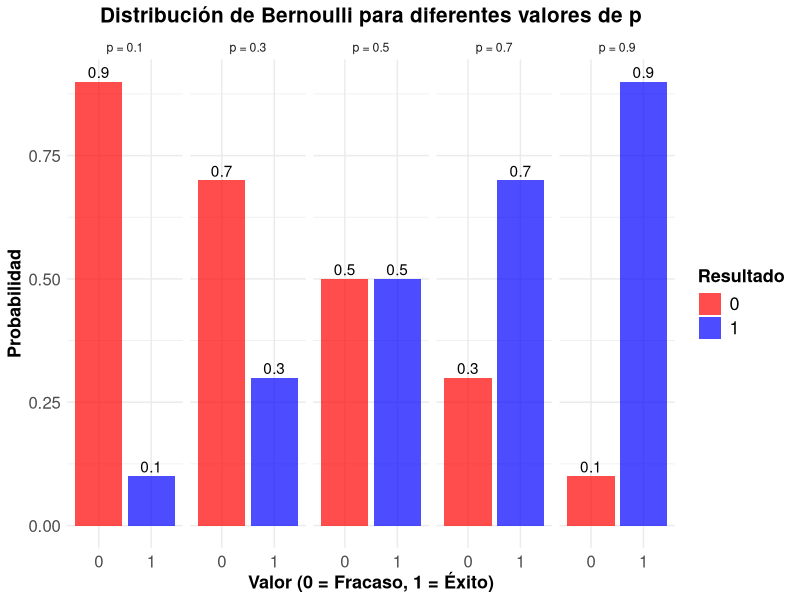
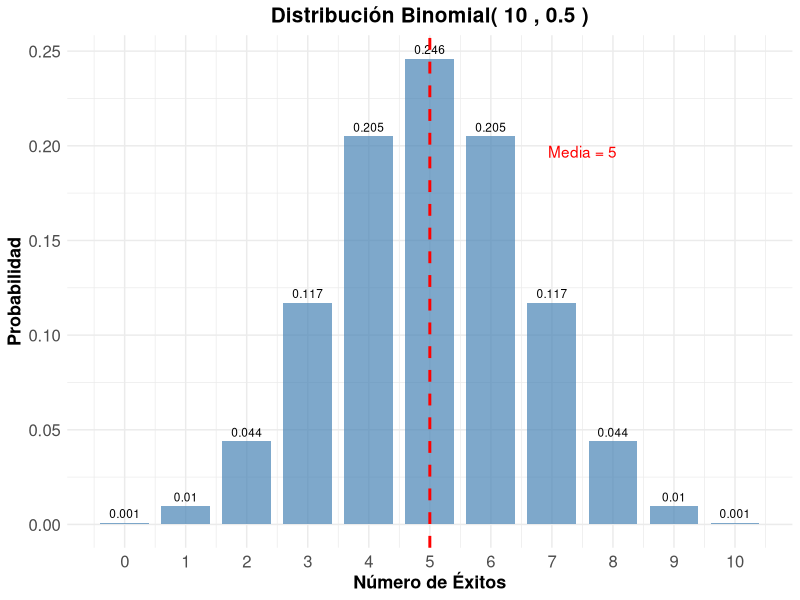
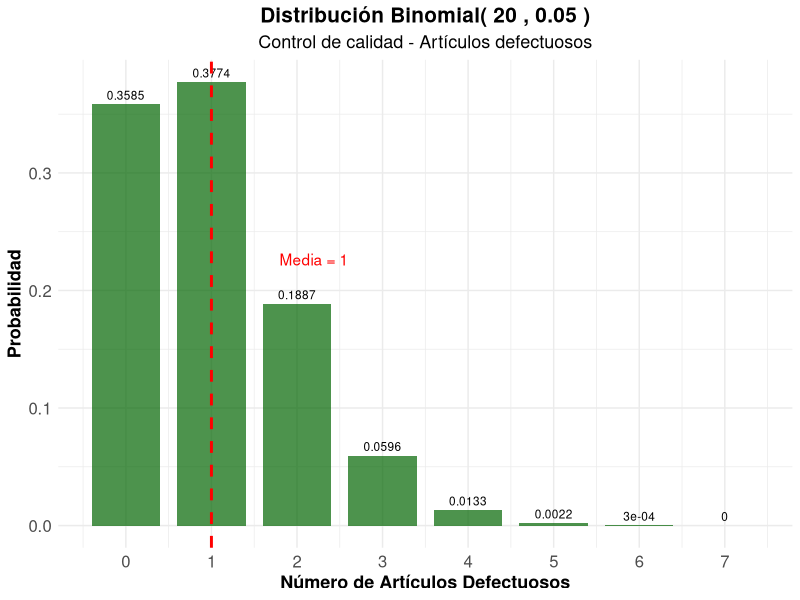
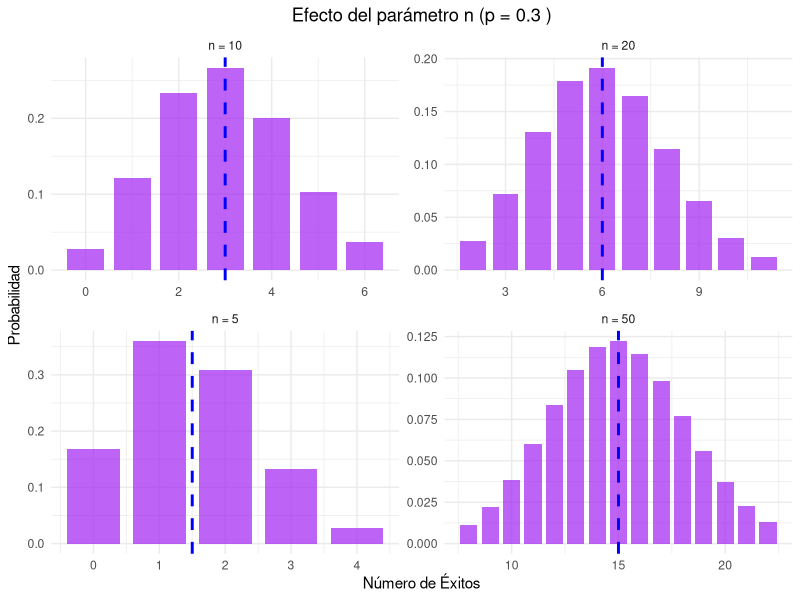
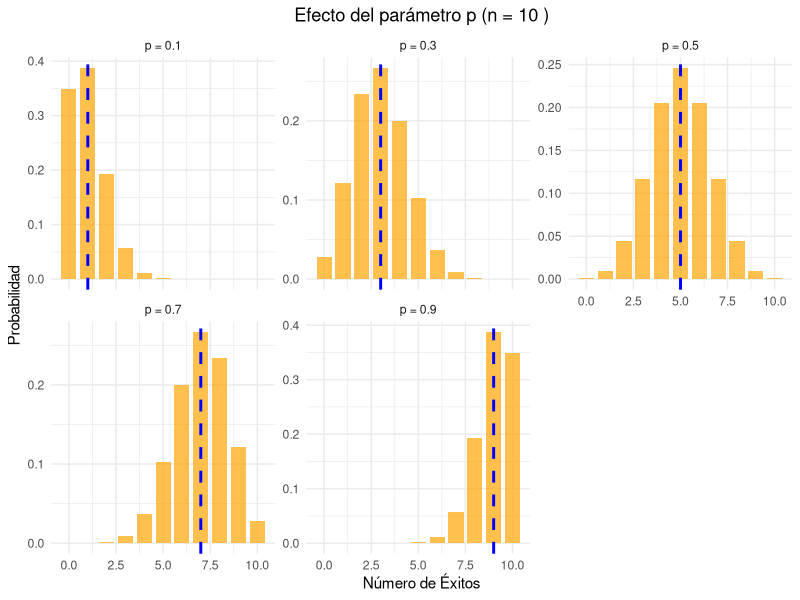
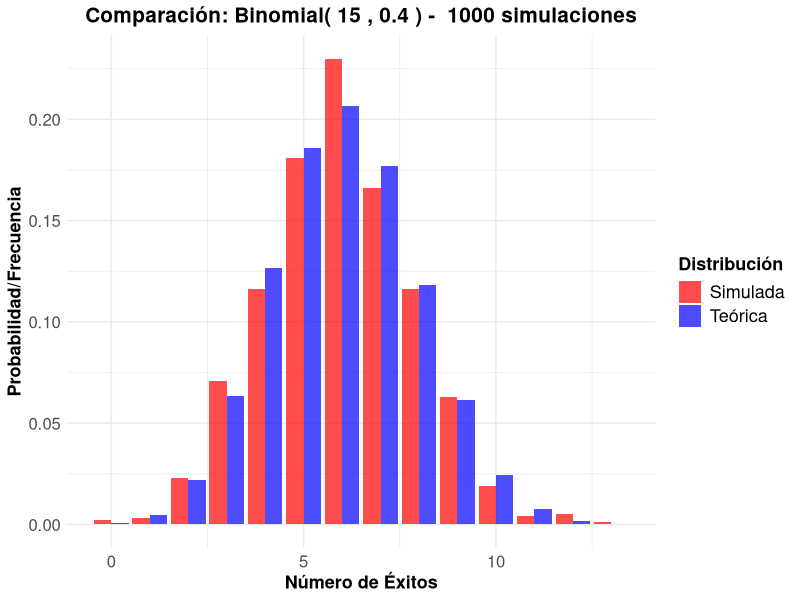
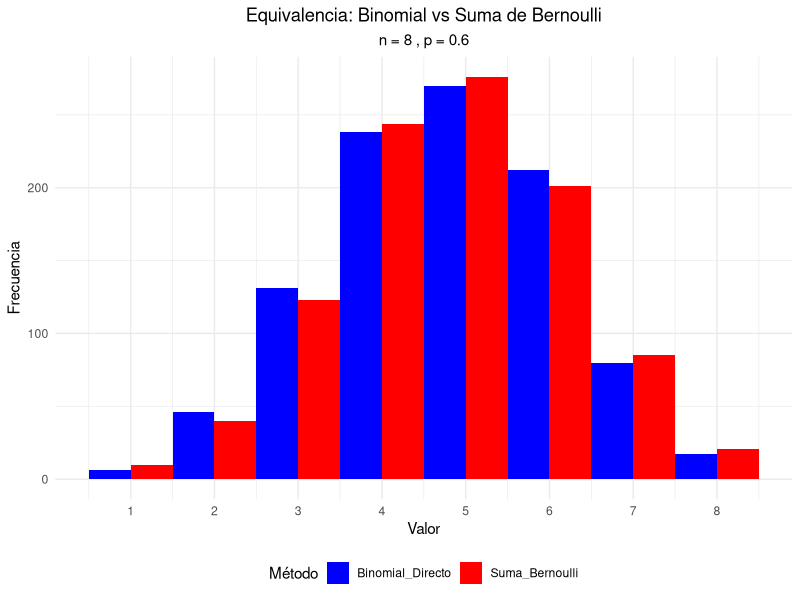
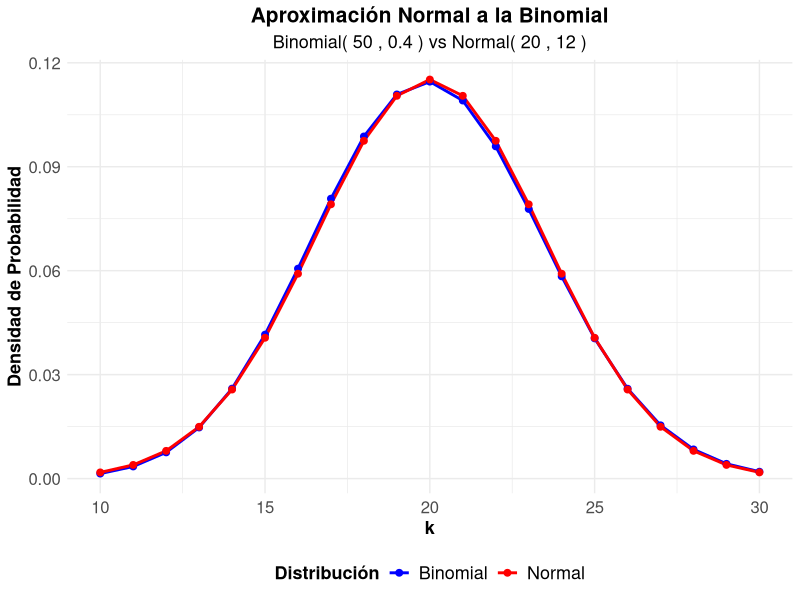

Here is the R script that generated these plots, in order:
## ---- chunk 1
#| label: setup
#| include: false
library(tidyverse)
library(kableExtra)
library(gridExtra)
## ---- chunk 2
#| label: moneda-bernoulli
#| code-fold: true
#| fig-align: center


# Moneda justa
p_moneda <- 0.5

# Crear tabla de probabilidades
bernoulli_moneda <- data.frame(
  Resultado = c("Sello (0)", "Cara (1)"),
  Valor = c(0, 1),
  Probabilidad = c(1-p_moneda, p_moneda)
)

kable(bernoulli_moneda, 
      caption = "Distribución Bernoulli - Moneda justa (p = 0.5)",
      align = "ccc") %>%
  kable_styling(bootstrap_options = "striped")

# Parámetros
media_moneda <- p_moneda
varianza_moneda <- p_moneda * (1 - p_moneda)
desv_std_moneda <- sqrt(varianza_moneda)

cat("Parámetros estadísticos:\n")
cat("Media:", media_moneda, "\n")
cat("Varianza:", varianza_moneda, "\n")
cat("Desviación estándar:", desv_std_moneda, "\n")
## ---- chunk 3
#| label: ejemplos-bernoulli-multiple
#| code-fold: true
#| fig-align: center


# Diferentes valores de p
p_values <- c(0.1, 0.3, 0.5, 0.7, 0.9)

# Crear data frame para visualización
bernoulli_data <- data.frame()
for(p in p_values) {
  temp_data <- data.frame(
    p = paste("p =", p),
    x = c(0, 1),
    probabilidad = c(1-p, p),
    media = p,
    varianza = p*(1-p)
  )
  bernoulli_data <- rbind(bernoulli_data, temp_data)
}

# Tabla de parámetros
param_bernoulli <- data.frame(
  p = p_values,
  Media = p_values,
  Varianza = p_values * (1 - p_values),
  Desv_Std = sqrt(p_values * (1 - p_values))
)

kable(param_bernoulli, 
      caption = "Parámetros de la distribución Bernoulli para diferentes valores de p",
      digits = 4,
      col.names = c("p", "Media", "Varianza", "Desv. Estándar")) %>%
  kable_styling(bootstrap_options = "striped")
## ---- chunk 4
#| label: grafico-bernoulli
#| code-fold: true
#| fig-align: center
#| fig-cap: "Distribución Bernoulli para diferentes valores de p"
ggplot(bernoulli_data, aes(x = factor(x), y = probabilidad, fill = factor(x))) +
  geom_col(alpha = 0.7) +
  geom_text(aes(label = round(probabilidad, 2)), vjust = -0.3) +
  facet_wrap(~p, ncol = 5) +
  scale_fill_manual(values = c("0" = "red", "1" = "blue")) +
  labs(title = "Distribución de Bernoulli para diferentes valores de p",
       x = "Valor (0 = Fracaso, 1 = Éxito)",
       y = "Probabilidad",
       fill = "Resultado") +
  theme_minimal() +
  theme(
    legend.title = element_text(size=13, face="bold"),
    legend.text = element_text(size=13),
    plot.title = element_text(size=15, face="bold", hjust = 0.5),
    plot.subtitle = element_text(size=13, hjust = 0.5),
    axis.text.x=element_text(size=12),
    axis.text.y=element_text(size=12),
    axis.title.x = element_text(face="bold", size=13),
    axis.title.y = element_text(face="bold", size=13)
    # panel.grid.major.y = element_line(color = "#ECF0F1", linewidth = 0.5,
    #   linetype = "dashed"),
    # panel.grid.minor.y = element_blank(),
    # panel.grid.major.x = element_blank(),
    # panel.background = element_rect(fill = "#FAFAFA", color = NA),
    # plot.background = element_rect(fill = "white", color = NA)
  )
## ---- chunk 5
#| label: binomial-monedas
#| code-fold: true
#| fig-align: center


# Parámetros
n_monedas <- 10
p_monedas <- 0.5

# Calcular probabilidades
k_values <- 0:n_monedas
prob_binomial <- dbinom(k_values, n_monedas, p_monedas)

# Crear data frame
binomial_monedas <- data.frame(
  Num_Caras = k_values,
  Probabilidad = prob_binomial
)

# Mostrar tabla
kable(binomial_monedas, 
      caption = paste("Distribución Binomial - 10 lanzamientos de moneda (n =", n_monedas, ", p =", p_monedas, ")"),
      digits = 4,
      col.names = c("Número de Caras", "Probabilidad")) %>%
  kable_styling(bootstrap_options = "striped")

# Parámetros estadísticos
media_monedas <- n_monedas * p_monedas
varianza_monedas <- n_monedas * p_monedas * (1 - p_monedas)
desv_std_monedas <- sqrt(varianza_monedas)

cat("\nParámetros estadísticos:\n")
cat("Media:", media_monedas, "\n")
cat("Varianza:", varianza_monedas, "\n")
cat("Desviación estándar:", round(desv_std_monedas, 4), "\n")
## ---- chunk 6
#| label: grafico-binomial-monedas
#| fig-cap: "Distribución Binomial - 10 lanzamientos de moneda"
#| code-fold: true
#| fig-align: center


ggplot(binomial_monedas, aes(x = Num_Caras, y = Probabilidad)) +
  geom_col(fill = "steelblue", alpha = 0.7, width = 0.8) +
  geom_text(aes(label = round(Probabilidad, 3)), vjust = -0.5, size = 3) +
  geom_vline(xintercept = media_monedas, color = "red", linetype = "dashed", linewidth = 1) +
  annotate("text", x = media_monedas + 2.5, y = max(prob_binomial) * 0.8, 
           label = paste("Media =", media_monedas), color = "red") +
  scale_x_continuous(breaks = k_values) +
  labs(title = paste("Distribución Binomial(", n_monedas, ",", p_monedas, ")"),
       x = "Número de Éxitos",
       y = "Probabilidad") +
  theme_minimal() +
  theme(
    legend.title = element_text(size=13, face="bold"),
    legend.text = element_text(size=13),
    plot.title = element_text(size=15, face="bold", hjust = 0.5),
    plot.subtitle = element_text(size=13, hjust = 0.5),
    axis.text.x=element_text(size=12),
    axis.text.y=element_text(size=12),
    axis.title.x = element_text(face="bold", size=13),
    axis.title.y = element_text(face="bold", size=13)
    # panel.grid.major.y = element_line(color = "#ECF0F1", linewidth = 0.5,
    #   linetype = "dashed"),
    # panel.grid.minor.y = element_blank(),
    # panel.grid.major.x = element_blank(),
    # panel.background = element_rect(fill = "#FAFAFA", color = NA),
    # plot.background = element_rect(fill = "white", color = NA)
  )
## ---- chunk 7
#| label: control-calidad
#| code-fold: true
#| fig-align: center


# Parámetros
n_articulos <- 20
p_defecto <- 0.05

# Probabilidades
k_defectos <- 0:n_articulos
prob_defectos <- dbinom(k_defectos, n_articulos, p_defecto)

# Crear data frame
calidad_data <- data.frame(
  Defectos = k_defectos,
  Probabilidad = prob_defectos
)

# Filtrar probabilidades significativas (> 0.001)
calidad_filtrada <- calidad_data[calidad_data$Probabilidad > 0.001, ]

kable(calidad_filtrada, 
      caption = paste("Distribución Binomial - Control de calidad (n =", n_articulos, ", p =", p_defecto, ")"),
      digits = 4,
      col.names = c("Número de Defectos", "Probabilidad")) %>%
  kable_styling(bootstrap_options = "striped")

# Parámetros estadísticos
media_defectos <- n_articulos * p_defecto
varianza_defectos <- n_articulos * p_defecto * (1 - p_defecto)
desv_std_defectos <- sqrt(varianza_defectos)

cat("Parámetros estadísticos:\n")
cat("Media:", media_defectos, "\n")
cat("Varianza:", round(varianza_defectos, 4), "\n")
cat("Desviación estándar:", round(desv_std_defectos, 4), "\n")

# Probabilidades importantes
prob_0_defectos <- dbinom(0, n_articulos, p_defecto)
prob_max_2_defectos <- pbinom(2, n_articulos, p_defecto)
prob_mas_3_defectos <- 1 - pbinom(3, n_articulos, p_defecto)

cat("\nProbabilidades de interés:\n")
cat("P(0 defectos):", round(prob_0_defectos, 4), "\n")
cat("P(≤ 2 defectos):", round(prob_max_2_defectos, 4), "\n")
cat("P(> 3 defectos):", round(prob_mas_3_defectos, 4), "\n")
## ---- chunk 8
#| label: grafico-calidad
#| code-fold: true
#| fig-align: center
#| fig-cap: "Distribución Binomial - Control de calidad"


ggplot(calidad_data[1:8, ], aes(x = Defectos, y = Probabilidad)) +
  geom_col(fill = "darkgreen", alpha = 0.7, width = 0.8) +
  geom_text(aes(label = round(Probabilidad, 4)), vjust = -0.5, size = 3) +
  geom_vline(xintercept = media_defectos, color = "red", linetype = "dashed", linewidth = 1) +
  annotate("text", x = media_defectos + 1.2, y = max(prob_defectos) * 0.6, 
           label = paste("Media =", media_defectos), color = "red") +
  scale_x_continuous(breaks = 0:7) +
  labs(title = paste("Distribución Binomial(", n_articulos, ",", p_defecto, ")"),
       subtitle = "Control de calidad - Artículos defectuosos",
       x = "Número de Artículos Defectuosos",
       y = "Probabilidad") +
  theme_minimal() +
  theme(
    legend.title = element_text(size=13, face="bold"),
    legend.text = element_text(size=13),
    plot.title = element_text(size=15, face="bold", hjust = 0.5),
    plot.subtitle = element_text(size=13, hjust = 0.5),
    axis.text.x=element_text(size=12),
    axis.text.y=element_text(size=12),
    axis.title.x = element_text(face="bold", size=13),
    axis.title.y = element_text(face="bold", size=13)
    # panel.grid.major.y = element_line(color = "#ECF0F1", linewidth = 0.5,
    #   linetype = "dashed"),
    # panel.grid.minor.y = element_blank(),
    # panel.grid.major.x = element_blank(),
    # panel.background = element_rect(fill = "#FAFAFA", color = NA),
    # plot.background = element_rect(fill = "white", color = NA)
  )
## ---- chunk 9
#| label: efecto-n
#| code-fold: true
#| fig-align: center

# Diferentes valores de n con p fijo
n_vals <- c(5, 10, 20, 50)
p_fijo <- 0.3

# Crear data frame para comparación
comp_n_data <- data.frame()
for(n in n_vals) {
  k_vals <- 0:n
  probs <- dbinom(k_vals, n, p_fijo)
  temp_data <- data.frame(
    n = paste("n =", n),
    k = k_vals,
    probabilidad = probs,
    media = n * p_fijo,
    varianza = n * p_fijo * (1 - p_fijo)
  )
  comp_n_data <- rbind(comp_n_data, temp_data)
}

# Filtrar para visualización (solo valores con probabilidad > 0.01)
comp_n_filtered <- comp_n_data[comp_n_data$probabilidad > 0.01, ]

ggplot(comp_n_filtered, aes(x = k, y = probabilidad)) +
  geom_col(fill = "purple", alpha = 0.7, width = 0.8) +
  geom_vline(aes(xintercept = media), color = "blue", linetype = "dashed", linewidth=1) +
  facet_wrap(~n, scales = "free") +
  labs(title = paste("Efecto del parámetro n (p =", p_fijo, ")"),
       x = "Número de Éxitos",
       y = "Probabilidad") +
  theme_minimal() +
  theme(plot.title = element_text(hjust = 0.5))
## ---- chunk 10
#| label: efecto-p
#| code-fold: true
#| fig-align: center 
#| fig-cap: "Efecto del parámetro p en la distribución binomial"
# Diferentes valores de p con n fijo
p_vals <- c(0.1, 0.3, 0.5, 0.7, 0.9)
n_fijo <- 10

# Crear data frame para comparación
comp_p_data <- data.frame()
for(p in p_vals) {
  k_vals <- 0:n_fijo
  probs <- dbinom(k_vals, n_fijo, p)
  temp_data <- data.frame(
    p = paste("p =", p),
    k = k_vals,
    probabilidad = probs,
    media = n_fijo * p,
    varianza = n_fijo * p * (1 - p)
  )
  comp_p_data <- rbind(comp_p_data, temp_data)
}

ggplot(comp_p_data, aes(x = k, y = probabilidad)) +
  geom_col(fill = "orange", alpha = 0.7, width = 0.8) +
  geom_vline(aes(xintercept = media), color = "blue", linetype = "dashed", linewidth=1) +
  facet_wrap(~p, scales = "free_y") +
  labs(title = paste("Efecto del parámetro p (n =", n_fijo, ")"),
       x = "Número de Éxitos",
       y = "Probabilidad") +
  theme_minimal() +
  theme(plot.title = element_text(hjust = 0.5))
## ---- chunk 11
#| label: simulacion-binomial
#| code-fold: true

n_trials <- 15
p_sim_bin <- 0.4
n_sim_bin <- 1000

# Generar datos
datos_binomial <- rbinom(n_sim_bin, n_trials, p_sim_bin)

# Calcular estadísticas observadas
media_obs_bin <- mean(datos_binomial)
var_obs_bin <- var(datos_binomial)

# Valores teóricos
media_teo_bin <- n_trials * p_sim_bin
var_teo_bin <- n_trials * p_sim_bin * (1 - p_sim_bin)

cat("Media teórica:", media_teo_bin, "| Media observada:", round(media_obs_bin, 4), "\n")
cat("Varianza teórica:", var_teo_bin, "| Varianza observada:", round(var_obs_bin, 4), "\n")

# Comparar distribuciones
freq_obs_bin <- table(datos_binomial) / n_sim_bin
k_sim <- as.numeric(names(freq_obs_bin))
freq_teo_bin <- dbinom(k_sim, n_trials, p_sim_bin)

comparacion_bin <- data.frame(
  k = k_sim,
  Freq_Observada = as.numeric(freq_obs_bin),
  Prob_Teorica = freq_teo_bin
)

kable(head(comparacion_bin, 10), 
      caption = "Comparación frecuencias observadas vs probabilidades teóricas",
      digits = 4,
      col.names = c("k", "Freq. Observada", "Prob. Teórica")) %>%
  kable_styling(bootstrap_options = "striped")
## ---- chunk 12
#| label: grafico-comparacion-sim
#| code-fold: true
#| fig-align: center
#| fig-cap: "Comparación entre distribución teórica y simulada"
library(tidyr)

# Preparar datos para visualización
comp_sim_long <- comparacion_bin %>%
  pivot_longer(cols = c(Freq_Observada, Prob_Teorica),
               names_to = "Tipo",
               values_to = "Probabilidad") %>%
  mutate(Tipo = case_when(
    Tipo == "Freq_Observada" ~ "Simulada",
    Tipo == "Prob_Teorica" ~ "Teórica"
  ))

ggplot(comp_sim_long, aes(x = k, y = Probabilidad, fill = Tipo)) +
  geom_col(position = "dodge", alpha = 0.7) +
  scale_fill_manual(values = c("Teórica" = "blue", "Simulada" = "red")) +
  labs(title = paste("Comparación: Binomial(", n_trials, ",", p_sim_bin, ") - ", n_sim_bin, "simulaciones"),
       x = "Número de Éxitos",
       y = "Probabilidad/Frecuencia",
       fill = "Distribución") +
  theme_minimal() +
  theme(
    legend.title = element_text(size=13, face="bold"),
    legend.text = element_text(size=13),
    plot.title = element_text(size=15, face="bold", hjust = 0.5),
    plot.subtitle = element_text(size=13, hjust = 0.5),
    axis.text.x=element_text(size=12),
    axis.text.y=element_text(size=12),
    axis.title.x = element_text(face="bold", size=13),
    axis.title.y = element_text(face="bold", size=13)
    # panel.grid.major.y = element_line(color = "#ECF0F1", linewidth = 0.5,
    #   linetype = "dashed"),
    # panel.grid.minor.y = element_blank(),
    # panel.grid.major.x = element_blank(),
    # panel.background = element_rect(fill = "#FAFAFA", color = NA),
    # plot.background = element_rect(fill = "white", color = NA)
  )
## ---- chunk 13
#| label: relacion-bernoulli-binomial
#| code-fold: true
#| fig-align: center

n_exp <- 8
p_exp <- 0.6
n_sim_rel <- 1000

# Método 1: Generar directamente de Binomial
binomial_directo <- rbinom(n_sim_rel, n_exp, p_exp)

# Método 2: Sumar n variables Bernoulli independientes
suma_bernoulli <- replicate(n_sim_rel, {
  bernoulli_vars <- rbinom(n_exp, 1, p_exp)
  sum(bernoulli_vars)
})

# Comparar distribuciones
comparacion_relacion <- data.frame(
  Binomial_Directo = binomial_directo,
  Suma_Bernoulli = suma_bernoulli
)

# Visualización comparativa
comp_rel_long <- comparacion_relacion %>%
  mutate(id = row_number()) %>%
  pivot_longer(cols = c(Binomial_Directo, Suma_Bernoulli),
               names_to = "Metodo",
               values_to = "Valor")

ggplot(comp_rel_long, aes(x = Valor, fill = Metodo)) +
  geom_histogram(position = "dodge", center = min(comp_rel_long$Valor), binwidth=1) + 
  scale_fill_manual(values = c("Binomial_Directo" = "blue", "Suma_Bernoulli" = "red")) +
  scale_x_continuous(breaks = 0:(n_exp)) +
  labs(title = "Equivalencia: Binomial vs Suma de Bernoulli",
       subtitle = paste("n =", n_exp, ", p =", p_exp),
       x = "Valor",
       y = "Frecuencia",
       fill = "Método") +
  theme_minimal() +
  theme(plot.title = element_text(hjust = 0.5),
        plot.subtitle = element_text(hjust = 0.5),
        legend.position = "bottom")
## ---- chunk 14
#| label: aproximacion-normal
#| code-fold: true
#| fig-align: center


# Parámetros para aproximación normal
n_aprox <- 50
p_aprox <- 0.4

# Verificar condiciones
condicion1 <- n_aprox * p_aprox >= 5
condicion2 <- n_aprox * (1 - p_aprox) >= 5

cat("Condiciones para aproximación normal:\n")
cat("np =", n_aprox * p_aprox, "≥ 5:", condicion1, "\n")
cat("n(1-p) =", n_aprox * (1-p_aprox), "≥ 5:", condicion2, "\n")

if(condicion1 & condicion2) {
  # Calcular probabilidades exactas y aproximadas
  k_aprox <- 0:n_aprox
  prob_exacta <- dbinom(k_aprox, n_aprox, p_aprox)
  
  # Aproximación normal (con corrección de continuidad)
  media_normal <- n_aprox * p_aprox
  var_normal <- n_aprox * p_aprox * (1 - p_aprox)
  sd_normal <- sqrt(var_normal)
  
  # Crear data frame para comparación
  aprox_data <- data.frame(
    k = k_aprox,
    Binomial = prob_exacta,
    Normal = dnorm(k_aprox, media_normal, sd_normal)
  )
  
  # Filtrar valores significativos
  aprox_filtered <- aprox_data[aprox_data$Binomial > 0.001, ]
  
  # Visualización
  aprox_long <- aprox_filtered %>%
    pivot_longer(cols = c(Binomial, Normal),
                 names_to = "Distribucion",
                 values_to = "Densidad")
  
  ggplot(aprox_long, aes(x = k, y = Densidad, color = Distribucion)) +
    geom_line(linewidth = 1) +
    geom_point(size = 2) +
    scale_color_manual(values = c("Binomial" = "blue", "Normal" = "red")) +
    labs(title = "Aproximación Normal a la Binomial",
         subtitle = paste("Binomial(", n_aprox, ",", p_aprox, ") vs Normal(", media_normal, ",", round(sd_normal^2, 2), ")"),
         x = "k",
         y = "Densidad de Probabilidad",
         color = "Distribución") +
    theme_minimal() +
  theme(
    legend.title = element_text(size=13, face="bold"),
    legend.text = element_text(size=13),
    legend.position = "bottom",
    plot.title = element_text(size=15, face="bold", hjust = 0.5),
    plot.subtitle = element_text(size=13, hjust = 0.5),
    axis.text.x=element_text(size=12),
    axis.text.y=element_text(size=12),
    axis.title.x = element_text(face="bold", size=13),
    axis.title.y = element_text(face="bold", size=13)
    # panel.grid.major.y = element_line(color = "#ECF0F1", linewidth = 0.5,
    #   linetype = "dashed"),
    # panel.grid.minor.y = element_blank(),
    # panel.grid.major.x = element_blank(),
    # panel.background = element_rect(fill = "#FAFAFA", color = NA),
    # plot.background = element_rect(fill = "white", color = NA)
  )
}
## ---- chunk 15
#| code-fold: true
#| label: limite-central-binomial
#| fig-width: 8
#| fig-height: 6
#| fig-align: "center"
#| fig-cap: "Verificación del Teorema Central del Límite"
# Simular medias muestrales

k_muestra <- 1000
n_muestra <- 50

n_binomial <- 20
p_binomial <- 0.3

medias_muestrales <- replicate(k_muestra, {
  muestra <- rbinom(n_muestra, n_binomial, p_binomial)
  mean(muestra)
})

# Crear histograma
hist_data <- data.frame(Medias = medias_muestrales)

ggplot(hist_data) +
  geom_histogram(aes(x=Medias, after_stat(density)), bins = 30, 
                 fill = "lightblue", alpha = 0.7, color = "black") +
  geom_density(aes(x = Medias), color = "red", linewidth = 1) +
  geom_function(fun = dnorm, args = list(mean = n_binomial * p_binomial, 
                                 sd = sqrt(4.2/50)), 
                color = "darkgreen", linetype = "dashed", linewidth = 1) +
  geom_vline(xintercept = mean(medias_muestrales), 
             color = "blue", linetype = "dashed", linewidth = 1) +
  labs(title = "Distribución de Medias Muestrales",
       subtitle = paste("N =", n_muestra, " de una v.a. binomial(20,0.3)"),
       x = "Media Muestral",
       y = "Densidad") +
  theme_minimal() +
  theme(
    legend.title = element_text(size=13, face="bold"),
    legend.text = element_text(size=13),
    plot.title = element_text(size=15, face="bold", hjust = 0.5),
    plot.subtitle = element_text(size=13, hjust = 0.5),
    axis.text.x=element_text(size=12),
    axis.text.y=element_text(size=12),
    axis.title.x = element_text(face="bold", size=13),
    axis.title.y = element_text(face="bold", size=13)
    # panel.grid.major.y = element_line(color = "#ECF0F1", linewidth = 0.5,
    #   linetype = "dashed"),
    # panel.grid.minor.y = element_blank(),
    # panel.grid.major.x = element_blank(),
    # panel.background = element_rect(fill = "#FAFAFA", color = NA),
    # plot.background = element_rect(fill = "white", color = NA)
  )

# Estadísticas
cat("Media teórica:", n_binomial * p_binomial, "\n")
cat("Media observada:", round(mean(medias_muestrales), 4), "\n")
cat("Varianza teórica de la media:", 4.2/50, "\n")
cat("Varianza observada de la media:", round(var(medias_muestrales), 4), "\n")
## ---- chunk 16
#| label: aplicacion-medicina
#| code-fold: true
#| fig-align: center


# Parámetros
n_pacientes <- 25
p_cura <- 0.8

# Preguntas de interés
# 1. ¿Cuál es la probabilidad de que exactamente 20 pacientes se curen?
prob_20_curas <- dbinom(20, n_pacientes, p_cura)

# 2. ¿Cuál es la probabilidad de que al menos 22 pacientes se curen?
prob_min_22 <- 1 - pbinom(21, n_pacientes, p_cura)

# 3. ¿Cuál es la probabilidad de que entre 18 y 22 pacientes se curen?
prob_18_22 <- pbinom(22, n_pacientes, p_cura) - pbinom(17, n_pacientes, p_cura)

# Parámetros estadísticos
media_curas <- n_pacientes * p_cura
varianza_curas <- n_pacientes * p_cura * (1 - p_cura)
desv_std_curas <- sqrt(varianza_curas)

cat("Aplicación Médica - Efectividad del tratamiento:\n")
cat("Parámetros: n =", n_pacientes, ", p =", p_cura, "\n\n")
cat("Estadísticas esperadas:\n")
cat("Número esperado de curas:", media_curas, "\n")
cat("Varianza:", varianza_curas, "\n")
cat("Desviación estándar:", round(desv_std_curas, 4), "\n\n")
cat("Probabilidades de interés:\n")
cat("P(exactamente 20 curas):", round(prob_20_curas, 4), "\n")
cat("P(al menos 22 curas):", round(prob_min_22, 4), "\n")
cat("P(entre 18 y 22 curas):", round(prob_18_22, 4), "\n")

# Visualización
k_medicina <- 0:n_pacientes
prob_medicina <- dbinom(k_medicina, n_pacientes, p_cura)
medicina_data <- data.frame(k = k_medicina, probabilidad = prob_medicina)

ggplot(medicina_data, aes(x = k, y = probabilidad)) +
  geom_col(fill = "darkblue", alpha = 0.7, width = 0.8) +
  geom_vline(xintercept = media_curas, color = "red", linetype = "dashed", size = 1) +
  geom_vline(xintercept = c(18, 22), color = "orange", linetype = "dotted", size = 1) +
  annotate("text", x = media_curas + 1.5, y = max(prob_medicina) * 0.8, 
           label = paste("E(X) =", media_curas), color = "red") +
  annotate("rect", xmin = 18, xmax = 22, ymin = 0, ymax = Inf, 
           alpha = 0.2, fill = "orange") +
  labs(title = "Distribución del Número de Pacientes Curados",
       subtitle = paste("Binomial(", n_pacientes, ",", p_cura, ")"),
       x = "Número de Pacientes Curados",
       y = "Probabilidad") +
  theme_minimal() +
  theme(
    legend.title = element_text(size=13, face="bold"),
    legend.text = element_text(size=13),
    plot.title = element_text(size=15, face="bold", hjust = 0.5),
    plot.subtitle = element_text(size=13, hjust = 0.5),
    axis.text.x=element_text(size=12),
    axis.text.y=element_text(size=12),
    axis.title.x = element_text(face="bold", size=13),
    axis.title.y = element_text(face="bold", size=13)
    # panel.grid.major.y = element_line(color = "#ECF0F1", linewidth = 0.5,
    #   linetype = "dashed"),
    # panel.grid.minor.y = element_blank(),
    # panel.grid.major.x = element_blank(),
    # panel.background = element_rect(fill = "#FAFAFA", color = NA),
    # plot.background = element_rect(fill = "white", color = NA)
  )
